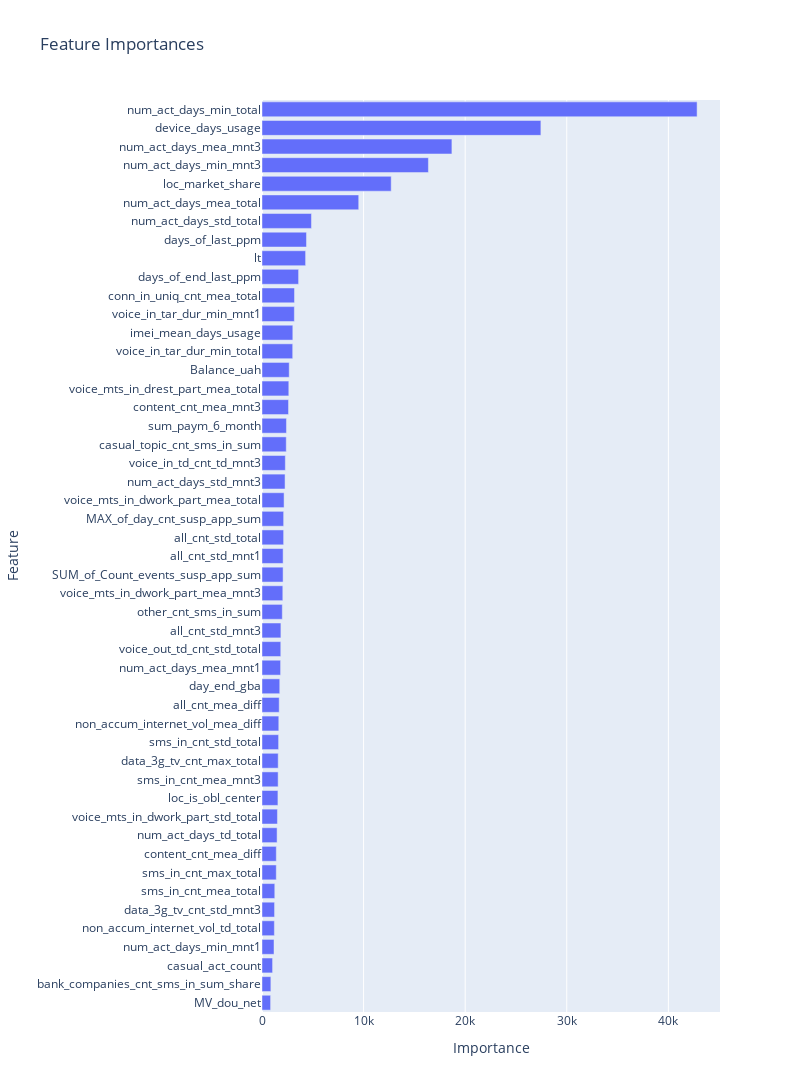

Notebook source saved alongside this figure:
### Code cell
import plotly.express as px

fig = px.bar(feature_importances[:50], x="Importance", y="Feature", title="Feature Importances")
fig.update_layout(yaxis={"categoryorder": "total ascending"}, width=800, height=1200)
fig.show()

### Figure 1 — Plotly figure (JSON) as saved in the notebook; plotly's stock layout.template omitted (floating-point values rounded to 4 significant figures)
{"data": [{"alignmentgroup": "True", "hovertemplate": "Importance=%{x}<br>Feature=%{y}<extra></extra>", "legendgroup": "", "marker": {"color": "#636efa", "pattern": {"shape": ""}}, "name": "", "offsetgroup": "", "orientation": "h", "showlegend": false, "textposition": "auto", "type": "bar", "x": [42830.0, 27450.0, 18690.0, 16380.0, 12720.0, 9521.0, 4868.0, 4377.0, 4292.0, 3602.0, 3200.0, 3185.0, 3033.0, 3022.0, 2680.0, 2639.0, 2611.0, 2408.0, 2387.0, 2298.0, 2269.0, 2173.0, 2131.0, 2129.0, 2079.0, 2076.0, 2048.0, 1999.0, 1860.0, 1848.0, 1830.0, 1747.0, 1693.0, 1652.0, 1635.0, 1595.0, 1589.0, 1568.0, 1521.0, 1486.0, 1409.0, 1405.0, 1258.0, 1235.0, 1218.0, 1184.0, 1041.0, 872.6, 846.1], "xaxis": "x", "y": ["num_act_days_min_total", "device_days_usage", "num_act_days_mea_mnt3", "num_act_days_min_mnt3", "loc_market_share", "num_act_days_mea_total", "num_act_days_std_total", "days_of_last_ppm", "lt", "days_of_end_last_ppm", "conn_in_uniq_cnt_mea_total", "voice_in_tar_dur_min_mnt1", "imei_mean_days_usage", "voice_in_tar_dur_min_total", "Balance_uah", "voice_mts_in_drest_part_mea_total", "content_cnt_mea_mnt3", "sum_paym_6_month", "casual_topic_cnt_sms_in_sum", "voice_in_td_cnt_td_mnt3", "num_act_days_std_mnt3", "voice_mts_in_dwork_part_mea_total", "MAX_of_day_cnt_susp_app_sum", "all_cnt_std_total", "all_cnt_std_mnt1", "SUM_of_Count_events_susp_app_sum", "voice_mts_in_dwork_part_mea_mnt3", "other_cnt_sms_in_sum", "all_cnt_std_mnt3", "voice_out_td_cnt_std_total", "num_act_days_mea_mnt1", "day_end_gba", "all_cnt_mea_diff", "non_accum_internet_vol_mea_diff", "sms_in_cnt_std_total", "data_3g_tv_cnt_max_total", "sms_in_cnt_mea_mnt3", "loc_is_obl_center", "voice_mts_in_dwork_part_std_total", "num_act_days_td_total", "content_cnt_mea_diff", "sms_in_cnt_max_total", "sms_in_cnt_mea_total", "data_3g_tv_cnt_std_mnt3", "non_accum_internet_vol_td_total", "num_act_days_min_mnt1", "casual_act_count", "bank_companies_cnt_sms_in_sum_share", "MV_dou_net"], "yaxis": "y"}], "layout": {"barmode": "relative", "height": 1200, "legend": {"tracegroupgap": 0}, "title": {"text": "Feature Importances"}, "width": 800, "xaxis": {"anchor": "y", "domain": [0, 1], "title": {"text": "Importance"}}, "yaxis": {"anchor": "x", "categoryorder": "total ascending", "domain": [0, 1], "title": {"text": "Feature"}}}}
